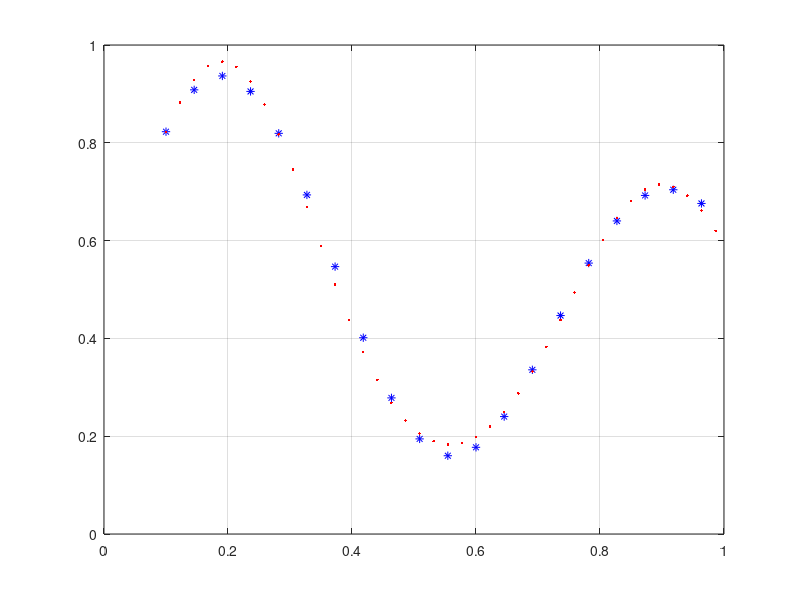

MATLAB code to generate this figure:
clc;
clear all;
close all;

%% 1 duomenu paruosimas
x=[0.1:1/22:1];
d=(1 + 0.6*sin(2*pi*x/0.7) + 0.3*sin(2*pi*x))./2;

plot(x, d, 'b*'), grid on
%% 2 parenkami koeficientai
c1=0.19;
r1=0.15;
c2=0.9;
r2=0.15;

%% 3 atsitiktiniai koeficientai
    w1=randn(1);
    w2=randn(1);
    b=randn(1);
    
    n=0.1;
    
for a = 1:100
    for i=1:20
    Fi1=exp(-(x(i)-c1)^2/(2*r1^2));
    Fi2=exp(-(x(i)-c2)^2/(2*r2^2));

%% 4 tinklo atsakas
    y=Fi1*w1 + Fi2*w2 + b;
%% 5 klaidos skaiciavimas
    e=d(i)-y;
%% 6 svoriu atnaujinimas
    w1=w1+n*e*Fi1;
    w2=w2+n*e*Fi2;
    b=b+n*e;
    
    end
end

%%tikrinimas
xTest=[0.1:1/44:1];

for i=1:length(xTest)
    
    Fi1_2=exp(-(xTest(i)-c1)^2/(2*r1^2));
    Fi2_2=exp(-(xTest(i)-c2)^2/(2*r2^2));
    
    yTest(i)=Fi1_2*w1 + Fi2_2*w2 + b;
    
    
end
hold on
plot(xTest, yTest, '.r');

%c su kmeans, o r su std








